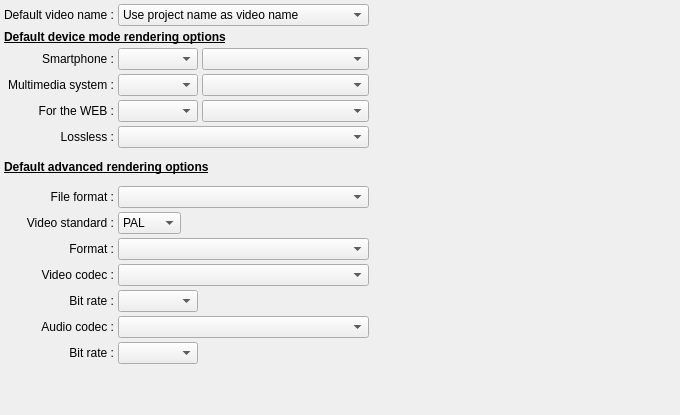
         <widget class="QWidget" name="scrollAreaWidgetContents">
          <property name="geometry">
           <rect>
            <x>0</x>
            <y>0</y>
            <width>680</width>
            <height>415</height>
           </rect>
          </property>
          <layout class="QGridLayout" name="gridLayout_2">
           <property name="margin">
            <number>4</number>
           </property>
           <property name="spacing">
            <number>4</number>
           </property>
           <item row="35" column="0">
            <spacer name="verticalSpacer">
             <property name="orientation">
              <enum>Qt::Vertical</enum>
             </property>
             <property name="sizeHint" stdset="0">
              <size>
               <width>20</width>
               <height>40</height>
              </size>
             </property>
            </spacer>
           </item>
           <item row="23" column="0" colspan="3">
            <widget class="QLabel" name="label_10">
             <property name="sizePolicy">
              <sizepolicy hsizetype="Preferred" vsizetype="Fixed">
               <horstretch>0</horstretch>
               <verstretch>0</verstretch>
              </sizepolicy>
             </property>
             <property name="minimumSize">
              <size>
               <width>0</width>
               <height>30</height>
              </size>
             </property>
             <property name="font">
              <font>
               <weight>75</weight>
               <bold>true</bold>
               <underline>true</underline>
              </font>
             </property>
             <property name="text">
              <string>Default advanced rendering options</string>
             </property>
            </widget>
           </item>
           <item row="30" column="0">
            <widget class="QLabel" name="label_9">
             <property name="text">
              <string>Video codec :</string>
             </property>
             <property name="alignment">
              <set>Qt::AlignRight|Qt::AlignTrailing|Qt::AlignVCenter</set>
             </property>
             <property name="buddy">
              <cstring>VideoFormatCB</cstring>
             </property>
            </widget>
           </item>
           <item row="24" column="0">
            <widget class="QLabel" name="label_24">
             <property name="text">
              <string>File format :</string>
             </property>
             <property name="alignment">
              <set>Qt::AlignRight|Qt::AlignTrailing|Qt::AlignVCenter</set>
             </property>
             <property name="buddy">
              <cstring>FileFormatCB</cstring>
             </property>
            </widget>
           </item>
           <item row="31" column="0">
            <widget class="QLabel" name="label_21">
             <property name="sizePolicy">
              <sizepolicy hsizetype="Preferred" vsizetype="Preferred">
               <horstretch>0</horstretch>
               <verstretch>0</verstretch>
              </sizepolicy>
             </property>
             <property name="text">
              <string>Bit rate :</string>
             </property>
             <property name="alignment">
              <set>Qt::AlignRight|Qt::AlignTrailing|Qt::AlignVCenter</set>
             </property>
             <property name="buddy">
              <cstring>VideoBitRateCB</cstring>
             </property>
            </widget>
           </item>
           <item row="31" column="1">
            <widget class="QComboBox" name="VideoBitRateCB">
             <property name="minimumSize">
              <size>
               <width>80</width>
               <height>0</height>
              </size>
             </property>
             <property name="maximumSize">
              <size>
               <width>80</width>
               <height>16777215</height>
              </size>
             </property>
             <property name="toolTip">
              <string>Select the default bit rate to use for video during the rendering among the proposed list. </string>
             </property>
            </widget>
           </item>
           <item row="30" column="1" colspan="2">
            <widget class="QComboBox" name="VideoFormatCB">
             <property name="sizePolicy">
              <sizepolicy hsizetype="Minimum" vsizetype="Fixed">
               <horstretch>0</horstretch>
               <verstretch>0</verstretch>
              </sizepolicy>
             </property>
             <property name="toolTip">
              <string>Select the default video codec to use for the rendering among the proposed list. </string>
             </property>
            </widget>
           </item>
           <item row="32" column="1" colspan="2">
            <widget class="QComboBox" name="AudioFormatCB">
             <property name="toolTip">
              <string>Select the default audio codec to use for the rendering among the proposed list. </string>
             </property>
            </widget>
           </item>
           <item row="32" column="0">
            <widget class="QLabel" name="label_22">
             <property name="text">
              <string>Audio codec :</string>
             </property>
             <property name="alignment">
              <set>Qt::AlignRight|Qt::AlignTrailing|Qt::AlignVCenter</set>
             </property>
             <property name="buddy">
              <cstring>AudioFormatCB</cstring>
             </property>
            </widget>
           </item>
           <item row="34" column="0">
            <widget class="QLabel" name="label_23">
             <property name="sizePolicy">
              <sizepolicy hsizetype="Preferred" vsizetype="Preferred">
               <horstretch>0</horstretch>
               <verstretch>0</verstretch>
              </sizepolicy>
             </property>
             <property name="text">
              <string>Bit rate :</string>
             </property>
             <property name="alignment">
              <set>Qt::AlignRight|Qt::AlignTrailing|Qt::AlignVCenter</set>
             </property>
             <property name="buddy">
              <cstring>AudioBitRateCB</cstring>
             </property>
            </widget>
           </item>
           <item row="34" column="1">
            <widget class="QComboBox" name="AudioBitRateCB">
             <property name="minimumSize">
              <size>
               <width>80</width>
               <height>0</height>
              </size>
             </property>
             <property name="maximumSize">
              <size>
               <width>80</width>
               <height>16777215</height>
              </size>
             </property>
             <property name="toolTip">
              <string>Select the default bit rate to use for audio during the rendering among the proposed list. </string>
             </property>
            </widget>
           </item>
           <item row="4" column="0">
            <widget class="QLabel" name="label_29">
             <property name="text">
              <string>Smartphone :</string>
             </property>
             <property name="alignment">
              <set>Qt::AlignRight|Qt::AlignTrailing|Qt::AlignVCenter</set>
             </property>
            </widget>
           </item>
           <item row="5" column="0">
            <widget class="QLabel" name="label_30">
             <property name="text">
              <string>Multimedia system :</string>
             </property>
             <property name="alignment">
              <set>Qt::AlignRight|Qt::AlignTrailing|Qt::AlignVCenter</set>
             </property>
            </widget>
           </item>
           <item row="6" column="0">
            <widget class="QLabel" name="label_31">
             <property name="text">
              <string>For the WEB :</string>
             </property>
             <property name="alignment">
              <set>Qt::AlignRight|Qt::AlignTrailing|Qt::AlignVCenter</set>
             </property>
            </widget>
           </item>
           <item row="4" column="1">
            <widget class="QComboBox" name="SmartphoneTypeCB">
             <property name="toolTip">
              <string>Select the type of equipment which will be proposed by default when you will click the &quot;Player and Smartphone&quot; button of the &quot;Render movie&quot; menu</string>
             </property>
            </widget>
           </item>
           <item row="6" column="1">
            <widget class="QComboBox" name="ForTheWTypeCB">
             <property name="toolTip">
              <string>Select the type of equipment which will be proposed by default when you will click the &quot;For the WEB&quot; button of the &quot;Render movie&quot; menu</string>
             </property>
            </widget>
           </item>
           <item row="5" column="1">
            <widget class="QComboBox" name="MMSystemTypeCB">
             <property name="toolTip">
              <string>Select the type of equipment which will be proposed by default when you will click the &quot;Multimedia system&quot; button of the &quot;Render movie&quot; menu</string>
             </property>
            </widget>
           </item>
           <item row="4" column="2">
            <widget class="QComboBox" name="SmartphoneModelCB">
             <property name="toolTip">
              <string>Select the model of equipment which will be proposed by default when you will click the &quot;Player and Smartphone&quot; button of the &quot;Render movie&quot; menu</string>
             </property>
            </widget>
           </item>
           <item row="5" column="2">
            <widget class="QComboBox" name="MMSystemModelCB">
             <property name="toolTip">
              <string>Select the model of equipment which will be proposed by default when you will click the &quot;Multimedia system&quot; button of the &quot;Render movie&quot; menu</string>
             </property>
            </widget>
           </item>
           <item row="6" column="2">
            <widget class="QComboBox" name="ForTheWModelCB">
             <property name="toolTip">
              <string>Select the model of equipment which will be proposed by default when you will click the &quot;For the WEB&quot; button of the &quot;Render movie&quot; menu</string>
             </property>
            </widget>
           </item>
           <item row="24" column="1" colspan="2">
            <widget class="QComboBox" name="FileFormatCB">
             <property name="sizePolicy">
              <sizepolicy hsizetype="Minimum" vsizetype="Fixed">
               <horstretch>0</horstretch>
               <verstretch>0</verstretch>
              </sizepolicy>
             </property>
             <property name="toolTip">
              <string>Select the default file type to use for the rendering among the proposed list.</string>
             </property>
            </widget>
           </item>
           <item row="26" column="0">
            <widget class="QLabel" name="label_20">
             <property name="text">
              <string>Video standard :</string>
             </property>
             <property name="alignment">
              <set>Qt::AlignRight|Qt::AlignTrailing|Qt::AlignVCenter</set>
             </property>
             <property name="buddy">
              <cstring>StandardCombo</cstring>
             </property>
            </widget>
           </item>
           <item row="26" column="1" colspan="2">
            <layout class="QHBoxLayout" name="horizontalLayout_17">
             <item>
              <widget class="QComboBox" name="StandardCombo">
               <property name="sizePolicy">
                <sizepolicy hsizetype="Minimum" vsizetype="Fixed">
                 <horstretch>0</horstretch>
                 <verstretch>0</verstretch>
                </sizepolicy>
               </property>
               <property name="toolTip">
                <string>Select the default video standard to use, PAL or NTSC.</string>
               </property>
               <item>
                <property name="text">
                 <string>PAL</string>
                </property>
               </item>
               <item>
                <property name="text">
                 <string>NTSC</string>
                </property>
               </item>
              </widget>
             </item>
             <item>
              <widget class="QLabel" name="label_43">
               <property name="sizePolicy">
                <sizepolicy hsizetype="Expanding" vsizetype="Preferred">
                 <horstretch>0</horstretch>
                 <verstretch>0</verstretch>
                </sizepolicy>
               </property>
               <property name="text">
                <string notr="true"/>
               </property>
              </widget>
             </item>
            </layout>
           </item>
           <item row="29" column="0">
            <widget class="QLabel" name="label_19">
             <property name="sizePolicy">
              <sizepolicy hsizetype="Preferred" vsizetype="Preferred">
               <horstretch>0</horstretch>
               <verstretch>0</verstretch>
              </sizepolicy>
             </property>
             <property name="text">
              <string>Format :</string>
             </property>
             <property name="alignment">
              <set>Qt::AlignRight|Qt::AlignTrailing|Qt::AlignVCenter</set>
             </property>
             <property name="buddy">
              <cstring>SizeCombo</cstring>
             </property>
            </widget>
           </item>
           <item row="29" column="1" colspan="2">
            <widget class="QComboBox" name="SizeCombo">
             <property name="sizePolicy">
              <sizepolicy hsizetype="Expanding" vsizetype="Fixed">
               <horstretch>0</horstretch>
               <verstretch>0</verstretch>
              </sizepolicy>
             </property>
             <property name="toolTip">
              <string>Select the default image format to use for the rendering among the proposed list. </string>
             </property>
             <property name="currentIndex">
              <number>-1</number>
             </property>
            </widget>
           </item>
           <item row="1" column="0">
            <widget class="QLabel" name="label_91">
             <property name="text">
              <string>Default video name :</string>
             </property>
             <property name="alignment">
              <set>Qt::AlignRight|Qt::AlignTrailing|Qt::AlignVCenter</set>
             </property>
            </widget>
           </item>
           <item row="3" column="0" colspan="4">
            <widget class="QLabel" name="label_28">
             <property name="font">
              <font>
               <weight>75</weight>
               <bold>true</bold>
               <underline>true</underline>
              </font>
             </property>
             <property name="text">
              <string>Default device mode rendering options</string>
             </property>
            </widget>
           </item>
           <item row="1" column="1" colspan="2">
            <widget class="QComboBox" name="DefaultNameProjectNameCB">
             <item>
              <property name="text">
               <string>Use project name as video name</string>
              </property>
             </item>
             <item>
              <property name="text">
               <string>Use project folder's name as video name</string>
              </property>
             </item>
             <item>
              <property name="text">
               <string>Use title project as video name</string>
              </property>
             </item>
            </widget>
           </item>
           <item row="1" column="3">
            <spacer name="horizontalSpacer_2">
             <property name="orientation">
              <enum>Qt::Horizontal</enum>
             </property>
             <property name="sizeHint" stdset="0">
              <size>
               <width>0</width>
               <height>20</height>
              </size>
             </property>
            </spacer>
           </item>
           <item row="7" column="0">
            <widget class="QLabel" name="label_35">
             <property name="text">
              <string>Lossless :</string>
             </property>
             <property name="alignment">
              <set>Qt::AlignRight|Qt::AlignTrailing|Qt::AlignVCenter</set>
             </property>
            </widget>
           </item>
           <item row="7" column="1" colspan="2">
            <widget class="QComboBox" name="LosslessSizeCombo">
             <property name="sizePolicy">
              <sizepolicy hsizetype="Expanding" vsizetype="Fixed">
               <horstretch>0</horstretch>
               <verstretch>0</verstretch>
              </sizepolicy>
             </property>
             <property name="toolTip">
              <string>Select the default image format to use for the rendering among the proposed list. </string>
             </property>
             <property name="currentIndex">
              <number>-1</number>
             </property>
            </widget>
           </item>
          </layout>
         </widget>
